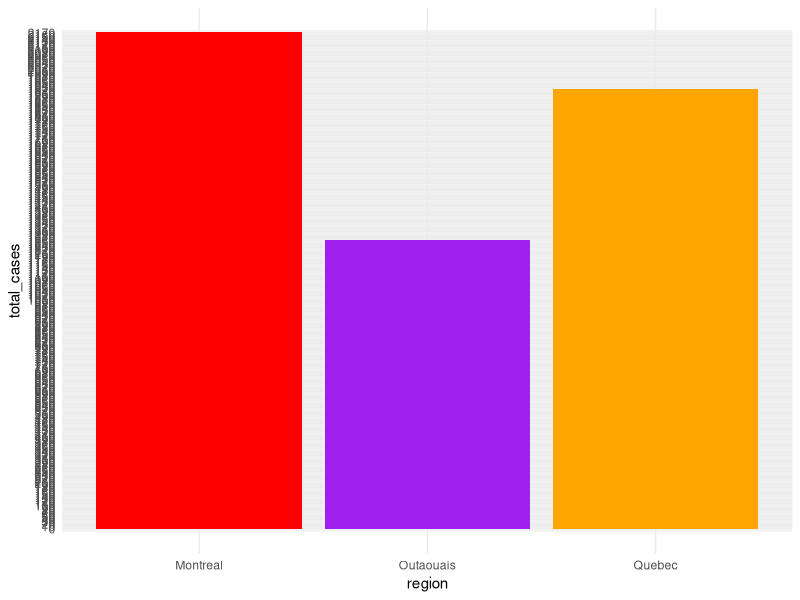
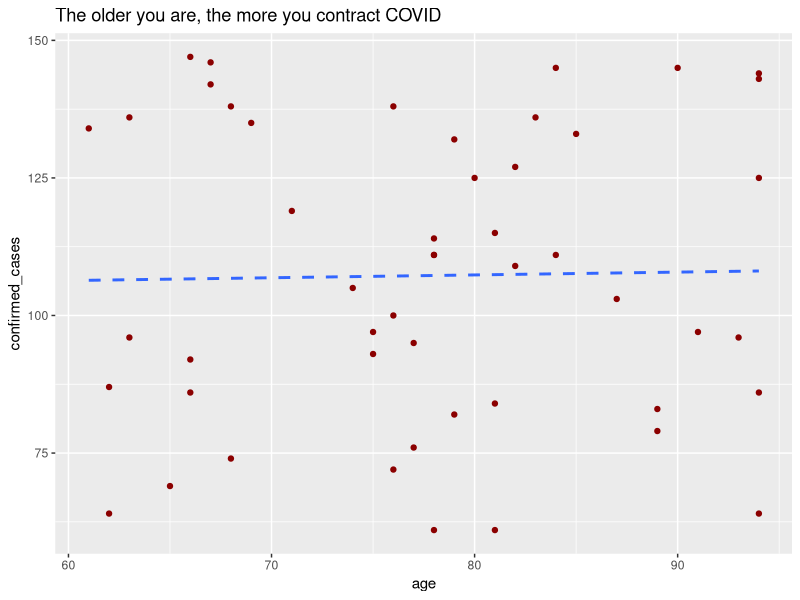

Generate these figures, in order, with R:
## ---- chunk 1
library(tidyverse)

# Simulation of a problematic database
set.seed(1234)
covid_problematic <- data.frame(
  first_name = sample(c("Jean", "Marie", "Luc", "Chloé", "David"), 50, replace = TRUE),
  last_name = sample(c("Dupont", "Lavoie", "Nguyen", "Morin", "Gagné"), 50, replace = TRUE),
  age = sample(60:95, 50, replace = TRUE),
  region = sample(c("Montreal", "Quebec", "Outaouais"), 50, replace = TRUE),
  confirmed_cases = sample(60:150, 50, replace = TRUE),
  date = sample(seq(as.Date('2022-01-01'), as.Date('2022-12-31'), by="day"), 50, replace = TRUE)
)

# Creating a variable with full name (privacy issue)
covid_problematic <- covid_problematic %>%
  mutate(person = paste(first_name, last_name, ",", age, "years"))

# Data available for students
available <- covid_problematic %>%
  select(region, age, confirmed_cases, date)

head(available)

write_csv(available, "data_covid_module7.csv")
## ---- chunk 2
case_by_region <- covid_problematic %>%
  group_by(region) %>%
  summarise(total_cases = sum(confirmed_cases), .groups = "drop")

ggplot(case_by_region, aes(x = region, y = total_cases, fill = region)) +
  geom_bar(stat = "identity") +
  scale_y_continuous(breaks = seq(0, max(case_by_region$total_cases), by = 10)) +
  scale_fill_manual(values = c("Montreal" = "red", "Quebec" = "orange", "Outaouais" = "purple")) +
  theme_minimal() +
  theme(legend.position = "none")
## ---- chunk 3
# Extraction of the 5 people with the highest number of confirmed cases
covid_problematic %>%
  arrange(desc(confirmed_cases)) %>%
  select(person, region, confirmed_cases, date) %>%
  head(5)
## ---- chunk 4
covid_problematic %>%
  mutate(risk = if_else(age > 85 & confirmed_cases > 100, "High", "Moderate")) %>%
  group_by(risk) %>%
  summarize(
    mean_age = mean(age),
    mean_case = mean(confirmed_cases),
    .groups = "drop"
  )

covid_problematic %>%
  ggplot(aes(x = age, y = confirmed_cases)) +
  geom_point(color = "darkred") +
  geom_smooth(method = "lm", se = FALSE, linetype = "dashed") +
  labs(title = "The older you are, the more you contract COVID")
